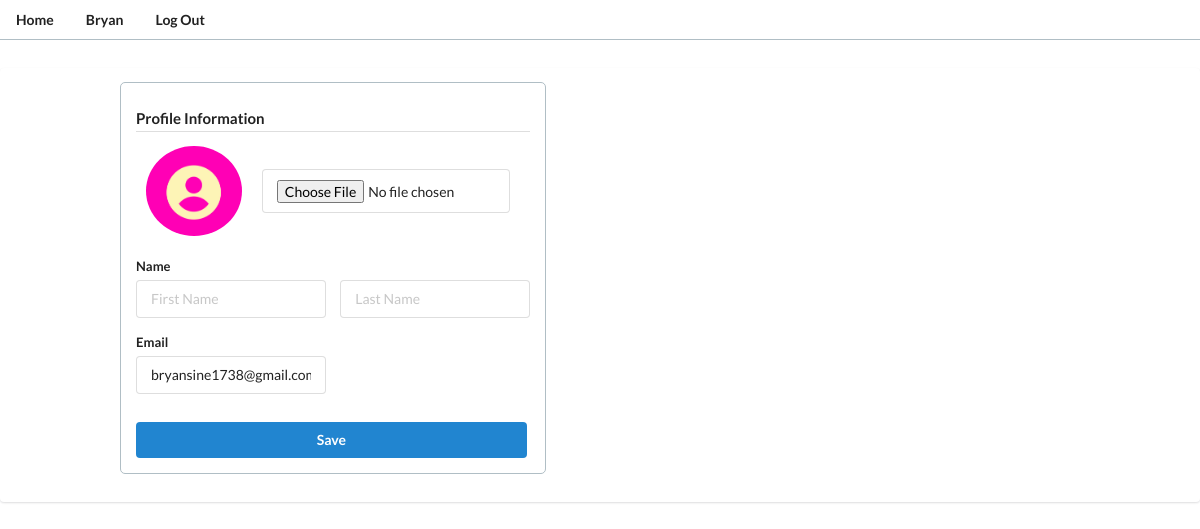
The page /profiles/edit/ (signed in) on the database as committed earlier.
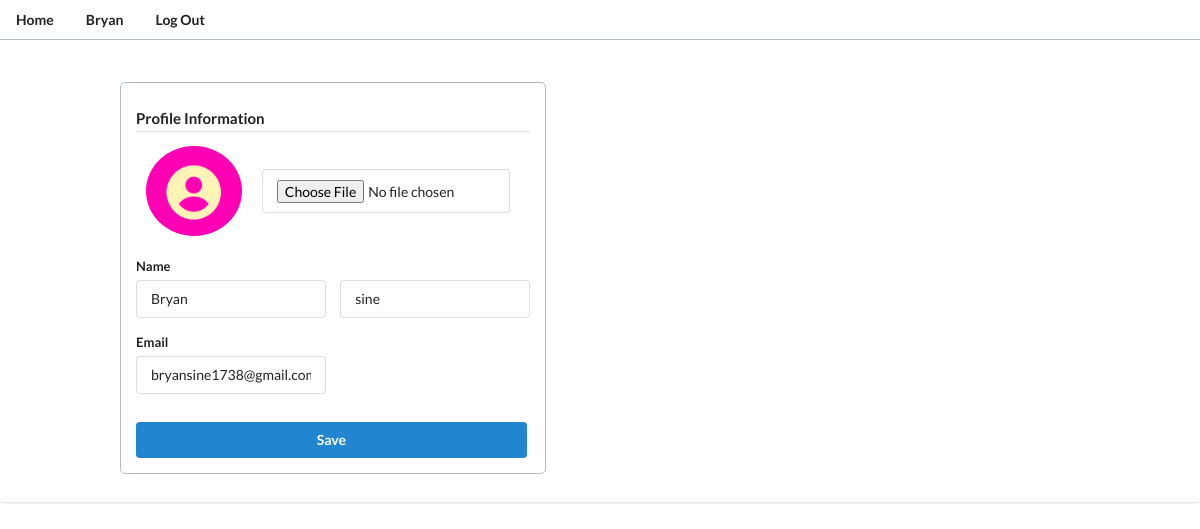
The same page on the database as committed later.
### profiles/models.py (models this page shows)
class Profile(models.Model):
    user           = models.OneToOneField(User, on_delete=models.CASCADE)
    role           = models.CharField(max_length=20, choices=PROFILE_TYPE_CHOICES)
    profilePicture = models.ImageField(default='userPlaceHolder.png', upload_to='ProfilePictures')
    firstName      = models.CharField(max_length=35, blank=True)
    lastName       = models.CharField(max_length=35, blank=True)
    email          = models.EmailField(max_length=90, blank=True)
    updated        = models.TimeField(auto_now=True)
    created        = models.TimeField(auto_now_add=True)
    def __str__(self):
        return f"{self.user.username}"

### profiles/views.py (the view)
# urls.py: path('edit/', views.editProfile, name='editProfile'),
@login_required
def editProfile(request):
    profile  = Profile.objects.get(user=request.user)
    form     = EditForm(request.POST or None, request.FILES or None, instance=profile)
    if request.method == 'POST':
        if form.is_valid():
            form.save()
            return redirect('profiles:profile')
    template = loader.get_template('profiles/editProfile.html')
    context = {
        'profile':profile,
        'form'   :form,
    }
    return HttpResponse(template.render(context, request))

### profiles/forms.py
class EditForm(forms.ModelForm):
    firstName = forms.CharField(required=False, widget=forms.TextInput(attrs={'placeholder' : 'First Name'}))
    lastName  = forms.CharField(required=False, widget=forms.TextInput(attrs={'placeholder' : 'Last Name'}))
    email     = forms.EmailField(required=False, widget=forms.TextInput(attrs={'placeholder' : 'Email',}))
    class Meta:
        model   = Profile
        fields  = ('profilePicture', 'firstName', 'lastName', 'email')
        widgets = {'profilePicture' : forms.FileInput(attrs={})}

### profiles/templates/profiles/editProfile.html (shortened to what this page needs)
<head>
    {% extends 'base.html' %}
    {% load static %}
{% block content %}
{% include 'events/navigationBar.html' %}
<div class="ui segment" id="profileEditParent">
  <form action="" method="POST" enctype="multipart/form-data" class="ui form" id="profileEditCard">
    <h4 class="ui dividing header">Profile Information</h4>
    <div class="field">
      <div id="profileEditCardChild">
        <img class="ui medium circular image" id="profileEditProfileIcon" src={{profile.profilePicture.url}}>
        <div class="field">{{form.profilePicture}}</div>
      </div>
      <label>Name</label>
      <div class="two fields">
        <div class="field">{{form.firstName}}</div>
        <div class="field">{{form.lastName}}</div>
      </div>
      <label>Email</label>
      <div class="two fields">
        <div class="field">{{form.email}}</div>
      </div>
    </div>
    <button class="ui primary button" type="submit">Save</button>
  </form>
</div>
{% endblock content %}

### events/templates/events/navigationBar.html (shortened to what this page needs)
<head>
  {% load static %}
</head>
{% block content %}
<div class="ui secondary pointing menu" id="navbarMainDiv">
  <a class="item" href="{% url 'events:home' %}"><b>Home</b></a>
  <a class="item" href="{% url 'profiles:profile' %}" ><b>{{profile.user}}</b></a>
  <a class="item" href="{% url 'login' %}"><b>Log Out</b></a>
</div>
{% endblock content %}

Rows that differ between the two databases and show on the page:
changed Profile "Bryan": firstName (not shown) → "Bryan"; lastName (not shown) → "sine"
